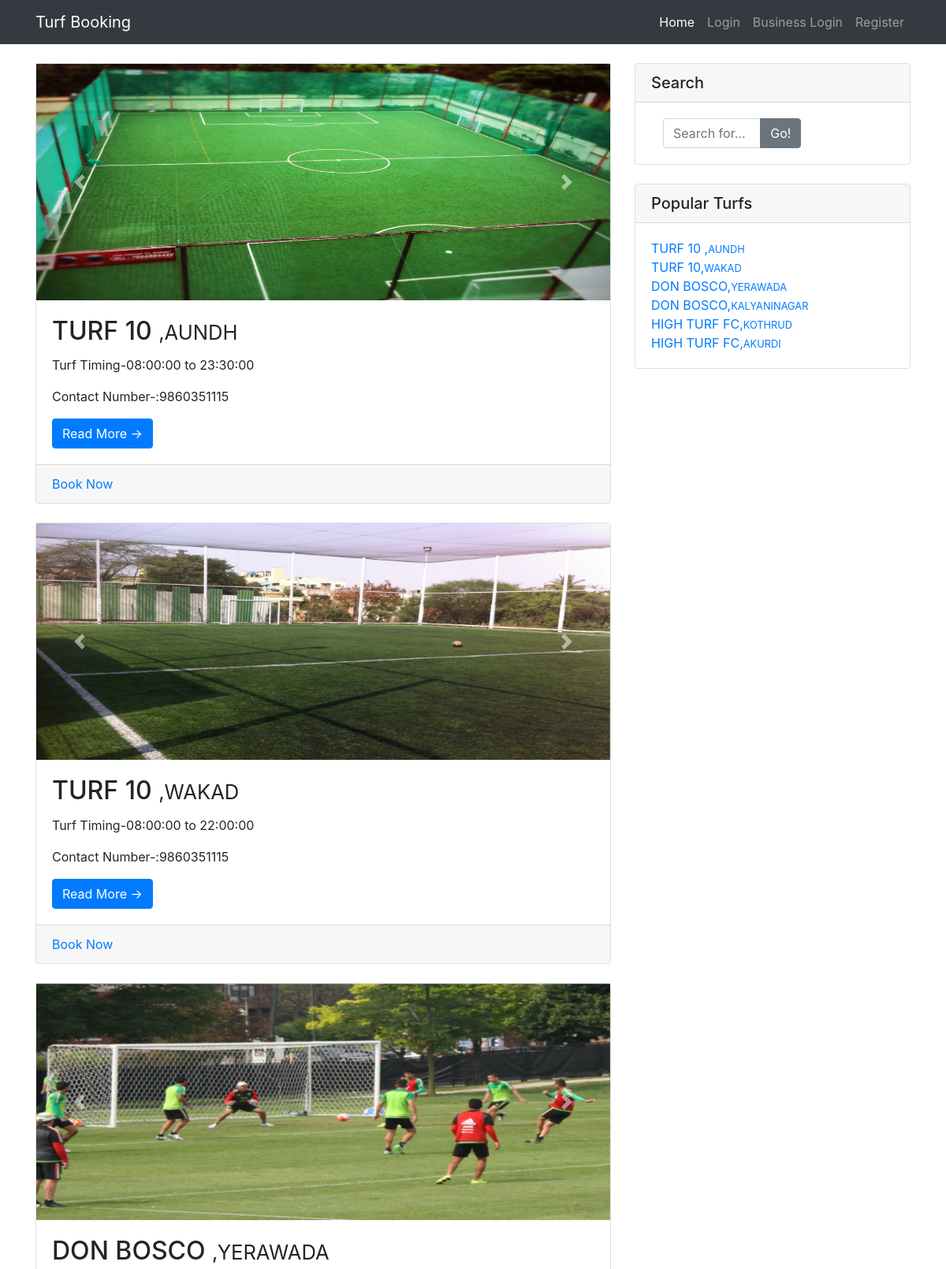
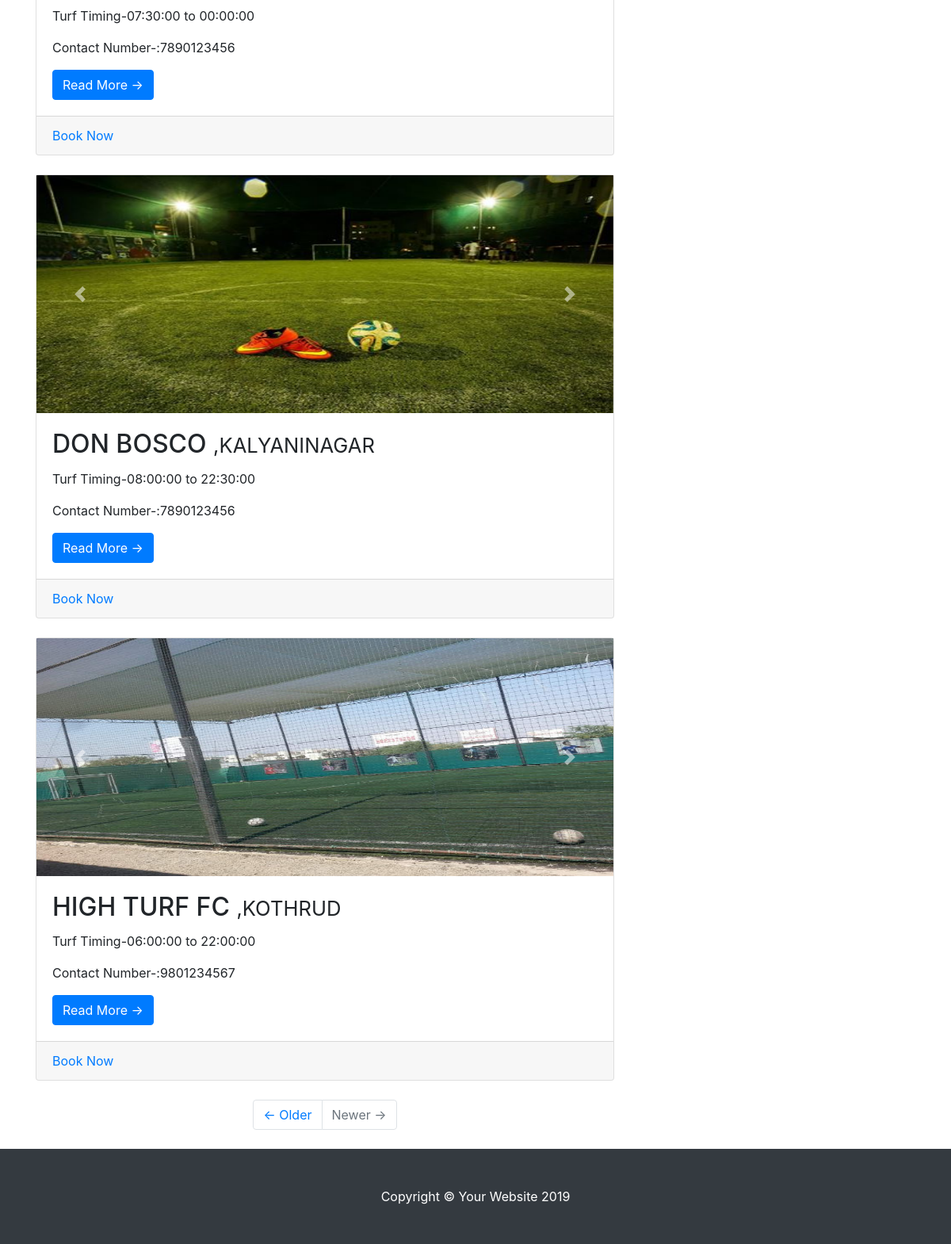
The page / on the database its author committed (2 pictures, top to bottom).
### tables this page shows
CREATE TABLE `TurfDetails` (
  `id` int(11) NOT NULL,
  `turfName` varchar(255) NOT NULL,
  `turfArea` varchar(255) NOT NULL,
  `managerName` varchar(255) NOT NULL,
  `managerMobile` varchar(255) NOT NULL,
  `totalGrounds` int(11) NOT NULL,
  `openingTime` time NOT NULL,
  `closingTime` time NOT NULL,
  `foodCourt` varchar(255) NOT NULL,
  `turfImages1` text DEFAULT NULL,
  `turfImages2` text DEFAULT NULL,
  `analysis` text DEFAULT NULL
);

### index.php (the view, shortened to what this page needs)
<?php include "includes/web_header.php"?>
  <?php include "includes/web_navbar.php"?>
  <div class="container">
    <div class="row">
      <div class="col-md-8">
        <?php
               $query = "SELECT * FROM TurfDetails LIMIT 5 ";
               $query_result = mysqli_query($connection,$query);
               if($query_result)
               {
                   while($row = mysqli_fetch_assoc($query_result))
                   {
                       $id = $row['id'];
                       $turfName = $row['turfName'];
                       $turfArea = $row['turfArea'];
                       $openingTime = $row['openingTime'];
                       $closingTime = $row['closingTime'];
                       $turfImages1 = $row['turfImages1'];
                       $turfImages2 = $row['turfImages2'];
                       $managerMobile = $row['managerMobile'];
                       echo
                       " <div class='card mb-4'>
                        <div id='carouselExampleFade' class='carousel slide carousel-fade' data-ride='carouse'>
                        <div class='carousel-inner'>
                          <div class='carousel-item active'>
                            <img src='images/$turfImages1' height='300px'  class='d-block w-100' alt='...'>
                          </div>
                          <div class='carousel-item'>
                            <img src='images/$turfImages2' height='300px'  class='d-block w-100' alt=''...'>
                          </div>
                          <div class='carousel-item'>
                            <img src='images/$turfImages1' height='300px'  class='d-block w-100' alt='...'>
                          </div>
                        </div>
                        <a class='carousel-control-prev' href='#carouselExampleFade' role='button' data-slide='prev'>
                          <span class='carousel-control-prev-icon' aria-hidden='true'></span>
                          <span class='sr-only'>Previous</span>
                        </a>
                        <a class='carousel-control-next' href='#carouselExampleFade' role='button' data-slide='next'>
                          <span class='carousel-control-next-icon' aria-hidden='true'></span>
                          <span class='sr-only'>Next</span>
                        </a>
                      </div>
                       <div class='card-body'>
                         <h2 class='card-title'>$turfName  <small>,$turfArea</small></h2>
                         <p class='card-text'>Turf Timing-$openingTime to $closingTime </p>
                         <p class='card-text'>Contact Number-:$managerMobile  </p>
                         <a href='readmore.php?read=$id' class='btn btn-primary'>Read More &rarr;</a>
                       </div>
                       <div class='card-footer text-muted'>
                         <a href='tessst/userLogin.php'>Book Now</a>
                       </div>
                     </div> ";
                   }
               }
               else
               {
                   echo "Error in query";
               }
              ?>
        <ul class="pagination justify-content-center mb-4">
          <li class="page-item">
            <a class="page-link" href="#">&larr; Older</a>
          </li>
          <li class="page-item disabled">
            <a class="page-link" href="#">Newer &rarr;</a>
          </li>
        </ul>
      </div>
      <?php include "includes/web_sidebar.php"?>
    </div>
  <?php include "includes/web_footer.php"?>

### includes/web_header.php (shortened to what this page needs)
<!DOCTYPE html>
<html lang="en">
<head>
  <link href="vendor/bootstrap/css/bootstrap.min.css" rel="stylesheet">
  <link href="css/blog-home.css" rel="stylesheet">
</head>
<body>

### includes/web_navbar.php (shortened to what this page needs)
<nav class="navbar navbar-expand-lg navbar-dark bg-dark fixed-top">
    <div class="container">
      <a class="navbar-brand" href="index.php">Turf Booking </a>
      <div class="collapse navbar-collapse" id="navbarResponsive">
        <ul class="navbar-nav ml-auto">
          <li class="nav-item active">
            <a class="nav-link" href="">Home
            </a>
          </li>
          <li class="nav-item">
            <a class="nav-link" href="tessst/userLogin.php">Login</a>
          </li>
          <li class="nav-item">
            <a class="nav-link" href="tessst/managerLogin.php">Business Login</a>
          </li>
          <li class="nav-item">
            <a class="nav-link" href="tessst/userReg.php">Register</a>
          </li>
        </ul>
      </div>
    </div>
  </nav>

### includes/web_sidebar.php
<div class="col-md-4">
<div class="card my-4">
  <h5 class="card-header">Search</h5>
  <div class="card-body">
  <form action="web_search.php" method="POST" class="col-lg-8">
    <div class="input-group">
      <input type="text" name="web_searchText" class="form-control" placeholder="Search for...">
     <div class="input-group-append">
      <input type="submit" class="btn btn-secondary" name="submit"  value="Go!">
     </div>
     </form>
    </div>
  </div>
</div>
<div class="card my-4">
  <h5 class="card-header">Popular Turfs</h5>
  <div class="card-body">
    <div class="row">
      <div class="col-lg-12">
        <ul class="list-unstyled mb-0">
          <?php
               $query = "SELECT * FROM TurfDetails LIMIT 6 ";
               $query_result = mysqli_query($connection,$query);
               if($query_result)
               {
                   while($row = mysqli_fetch_assoc($query_result))
                   {
                       $id = $row['id'];
                       $turfName = $row['turfName'];
                       $turfArea = $row['turfArea'];
                       echo
                       "<li>
                       <a href='readmore.php?read=$id' > $turfName,<small>$turfArea</small></a>
                     </li>";
                   }
               }
               else
               {
                   echo "Error in query";
               }
              ?>
        </ul>
      </div>
    </div>
  </div>
</div>
</div>

### includes/web_footer.php (shortened to what this page needs)
<footer class="py-5 bg-dark">
    <div class="container">
      <p class="m-0 text-center text-white">Copyright &copy; Your Website 2019</p>
    </div>
  </footer>
</body>
</html>

### css/blog-home.css (style rules this page uses)
body { padding-top: 56px; }

### rows shown on the page
turfdetails: turfImages1 (picture), turfName "TURF 10", turfArea "AUNDH", openingTime "08:00:00", closingTime "23:30:00", managerMobile "9860351115"
turfdetails: turfImages1 (picture), turfName "TURF 10", turfArea "WAKAD", openingTime "08:00:00", closingTime "22:00:00", managerMobile "9860351115"
turfdetails: turfImages1 (picture), turfName "DON BOSCO", turfArea "YERAWADA", openingTime "07:30:00", closingTime "00:00:00", managerMobile "7890123456"
turfdetails: turfImages1 (picture), turfName "DON BOSCO", turfArea "KALYANINAGAR", openingTime "08:00:00", closingTime "22:30:00", managerMobile "7890123456"
turfdetails: turfImages1 (picture), turfName "HIGH TURF FC", turfArea "KOTHRUD", openingTime "06:00:00", closingTime "22:00:00", managerMobile "9801234567"
turfdetails: turfName "HIGH TURF FC", turfArea "AKURDI"
